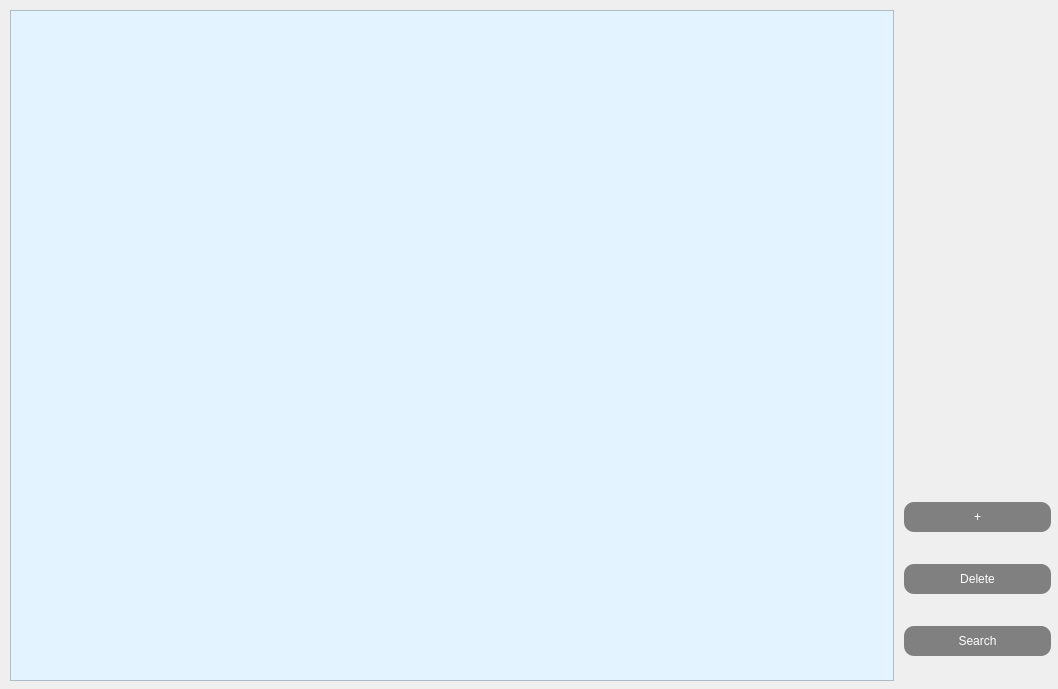
<?xml version="1.0" encoding="UTF-8"?>
<ui version="4.0">
 <class>Telephone_book</class>
 <widget class="QDialog" name="Telephone_book">
  <property name="geometry">
   <rect>
    <x>0</x>
    <y>0</y>
    <width>1058</width>
    <height>689</height>
   </rect>
  </property>
  <property name="windowTitle">
   <string>Dialog</string>
  </property>
  <widget class="QWidget" name="horizontalLayoutWidget">
   <property name="geometry">
    <rect>
     <x>10</x>
     <y>10</y>
     <width>1041</width>
     <height>671</height>
    </rect>
   </property>
   <layout class="QHBoxLayout" name="horizontalLayout" stretch="6,1">
    <property name="spacing">
     <number>10</number>
    </property>
    <property name="topMargin">
     <number>0</number>
    </property>
    <item>
     <widget class="QTableWidget" name="tableWidget">
      <property name="styleSheet">
       <string notr="true">QTableWidget {
   background-color: #e3f3ff; 
    color: black; 
}</string>
      </property>
     </widget>
    </item>
    <item>
     <layout class="QVBoxLayout" name="verticalLayout" stretch="0,0,0">
      <property name="topMargin">
       <number>470</number>
      </property>
      <item>
       <widget class="QPushButton" name="addContact">
        <property name="minimumSize">
         <size>
          <width>0</width>
          <height>30</height>
         </size>
        </property>
        <property name="styleSheet">
         <string notr="true">QPushButton {
	border-radius: 10px;
   background-color: grey; 
    color: white; 
}</string>
        </property>
        <property name="text">
         <string>+</string>
        </property>
       </widget>
      </item>
      <item>
       <widget class="QPushButton" name="deleteContact">
        <property name="minimumSize">
         <size>
          <width>0</width>
          <height>30</height>
         </size>
        </property>
        <property name="styleSheet">
         <string notr="true">QPushButton {
	border-radius: 10px;
   background-color: grey; 
    color: white; 
}</string>
        </property>
        <property name="text">
         <string>Delete</string>
        </property>
       </widget>
      </item>
      <item>
       <widget class="QPushButton" name="searchContact">
        <property name="minimumSize">
         <size>
          <width>0</width>
          <height>30</height>
         </size>
        </property>
        <property name="styleSheet">
         <string notr="true">QPushButton {
	border-radius: 10px;
   background-color: grey; 
    color: white; 
}</string>
        </property>
        <property name="text">
         <string>Search</string>
        </property>
       </widget>
      </item>
     </layout>
    </item>
   </layout>
  </widget>
 </widget>
 <resources/>
 <connections/>
</ui>
